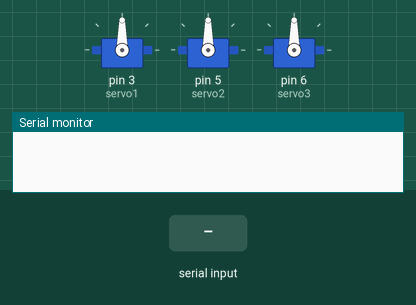
A sketch run on a simulated Arduino Uno, built with avr-gcc and run on an emulated ATmega328P. Shown: 3 × servo, the last lines printed to the serial monitor. The inputs (shaded band) are chosen by the test bench.

Above: at 1.2 s.
1.3 s: "90,45\n" received over Serial
At 1.46 s:
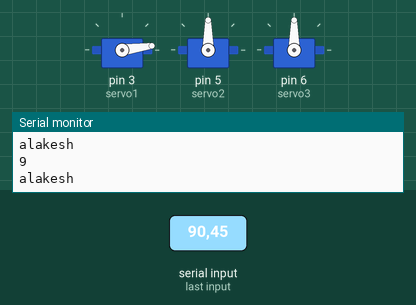
4.3 s: "200\n" received over Serial
At 5.1 s:
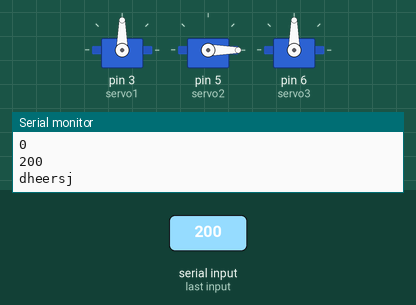
5.8 s: "30,150\n" received over Serial
At 5.99 s:
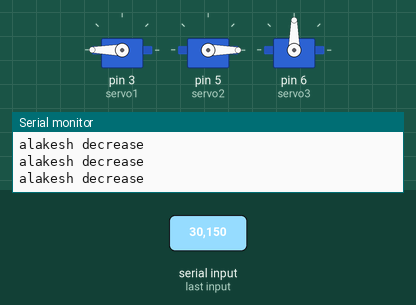
8.8 s: "5\n" received over Serial
Timing chart, 0 to 11.8 s (numbered marks = the images above; inputs shaded):
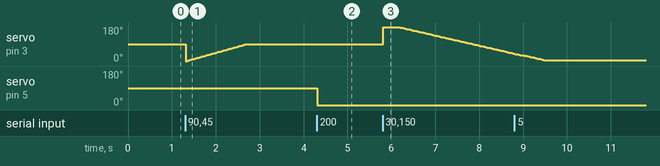

The sketch:

coea.ino
```cpp
#include<Servo.h>
Servo servo1;
Servo servo2;
Servo servo3;
int d=0;

void setup() {
  // put your setup code here, to run once:
servo1.attach(3);
servo2.attach(5);
servo3.attach(6);
Serial.begin(9600);
Serial.setTimeout(10);
servo1.write(90);

}

void loop() {
  // put your main code here, to run repeatedly:

while(Serial.available()!=0){
String data=Serial.readString();
int a=data.toInt();
  Serial.println("started");

int b;
if(a>=0&&a<200)
{
  if(d<a)
  { Serial.println(a);
   Serial.println("lemon");
    for (int i=d; i<= a; i+= 1)
   {
      Serial.println(i);
   Serial.println("alakesh");
    servo1.write(i);
    delay(15);

  }}
  else
  {
    for (int i=d; i>= a; i=i-1)
   {
    servo1.write(i);
       Serial.println("alakesh decrease");
    servo1.write(i);
    delay(15);
    }
  }


Serial.println(data);
}
if(a>=200&&a<400)
{
b=a-200;
servo2.write(b);
Serial.println(b);
}
if(a>=400&&a<600)
{
b=a-400;
servo3.write(b);
Serial.println(b);
}
 d=a;
  Serial.println(d);
   Serial.println("dheersj");
}
}
```

Measured:
- after the input at 4.3 s, servo on pin 5 (servo2): 90° → 0° at once
